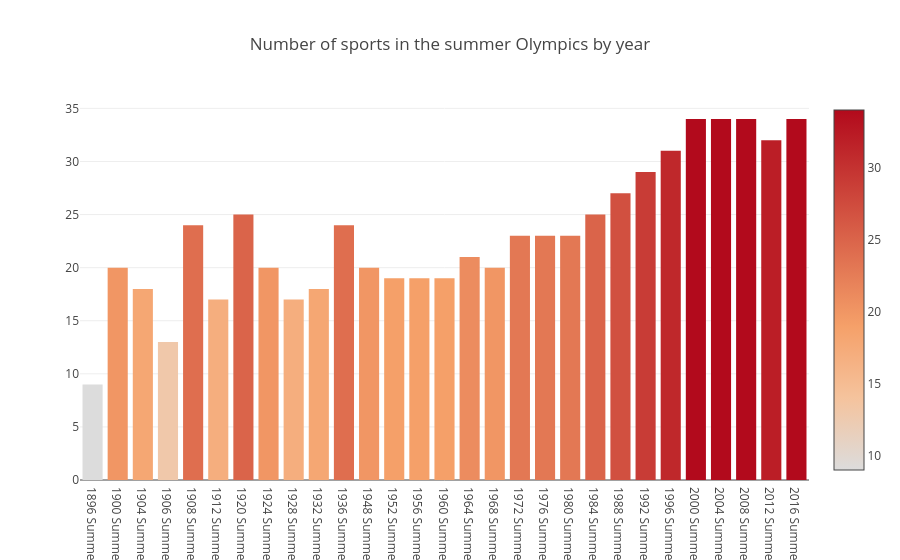

Source (notebook cell):
### Markdown cell above
Of course, we can not do without the Bar. 

Let's draw a bar chart of the number of sports in different years.

### Code cell
games = data[data.Season=='Summer'].Games.unique()
games.sort()
sport_counts = np.array([data[data.Games==game].groupby("Sport").size().shape[0] for game in games])
bar = go.Bar(x=games, y=sport_counts, marker=dict(color=sport_counts, colorscale='Reds', showscale=True))
layout = go.Layout(title='Number of sports in the summer Olympics by year')
fig = go.Figure(data=[bar], layout=layout)
py.iplot(fig)

### Figure 1 — Plotly figure (JSON) as saved in the notebook; plotly's stock layout.template omitted (floating-point values rounded to 4 significant figures)
{"data": [{"marker": {"color": [9, 20, 18, 13, 24, 17, 25, 20, 17, 18, 24, 20, 19, 19, 19, 21, 20, 23, 23, 23, 25, 27, 29, 31, 34, 34, 34, 32, 34], "colorscale": "Reds", "showscale": true}, "type": "bar", "x": ["1896 Summer", "1900 Summer", "1904 Summer", "1906 Summer", "1908 Summer", "1912 Summer", "1920 Summer", "1924 Summer", "1928 Summer", "1932 Summer", "1936 Summer", "1948 Summer", "1952 Summer", "1956 Summer", "1960 Summer", "1964 Summer", "1968 Summer", "1972 Summer", "1976 Summer", "1980 Summer", "1984 Summer", "1988 Summer", "1992 Summer", "1996 Summer", "2000 Summer", "2004 Summer", "2008 Summer", "2012 Summer", "2016 Summer"], "y": [9, 20, 18, 13, 24, 17, 25, 20, 17, 18, 24, 20, 19, 19, 19, 21, 20, 23, 23, 23, 25, 27, 29, 31, 34, 34, 34, 32, 34]}], "layout": {"title": "Number of sports in the summer Olympics by year"}}
